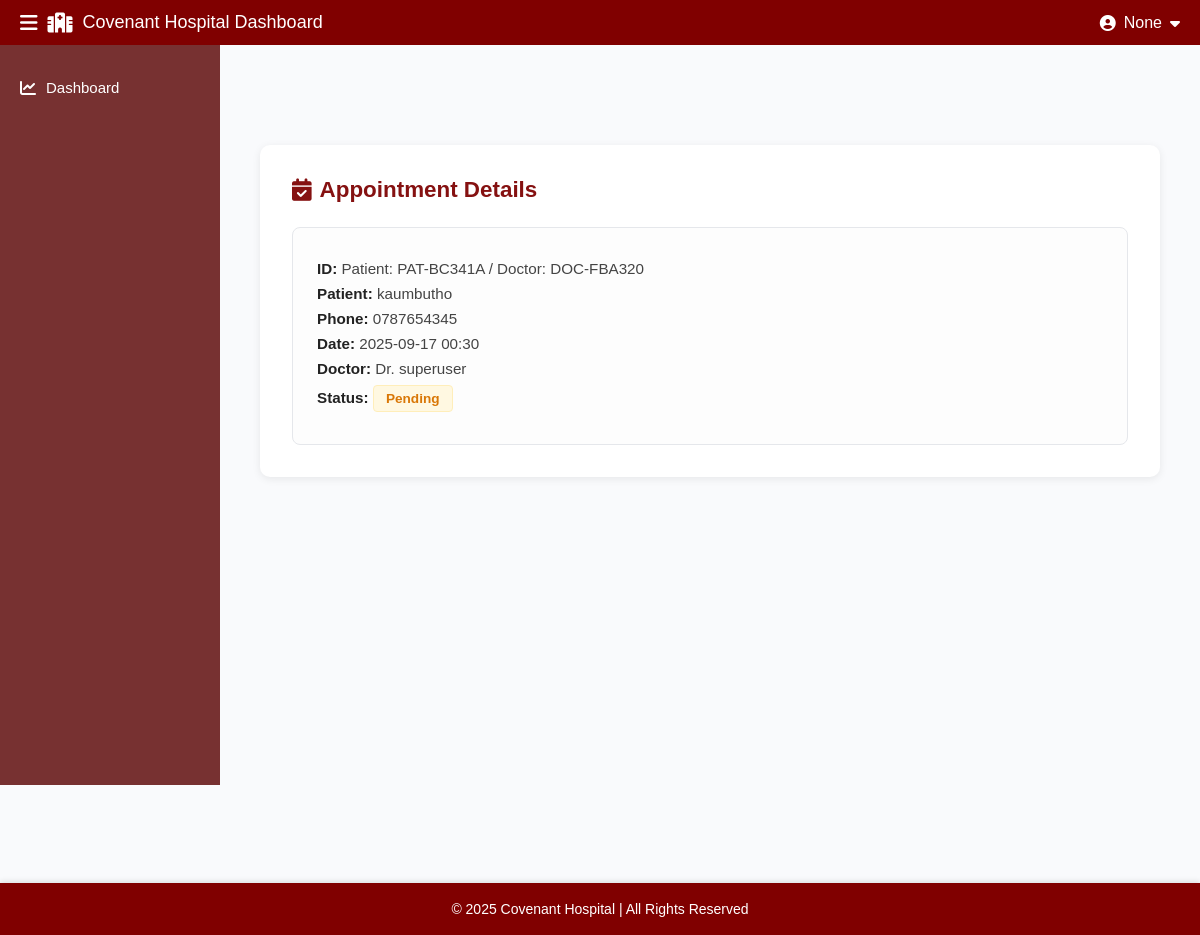
The page /appointments/8/ on the database as committed earlier.
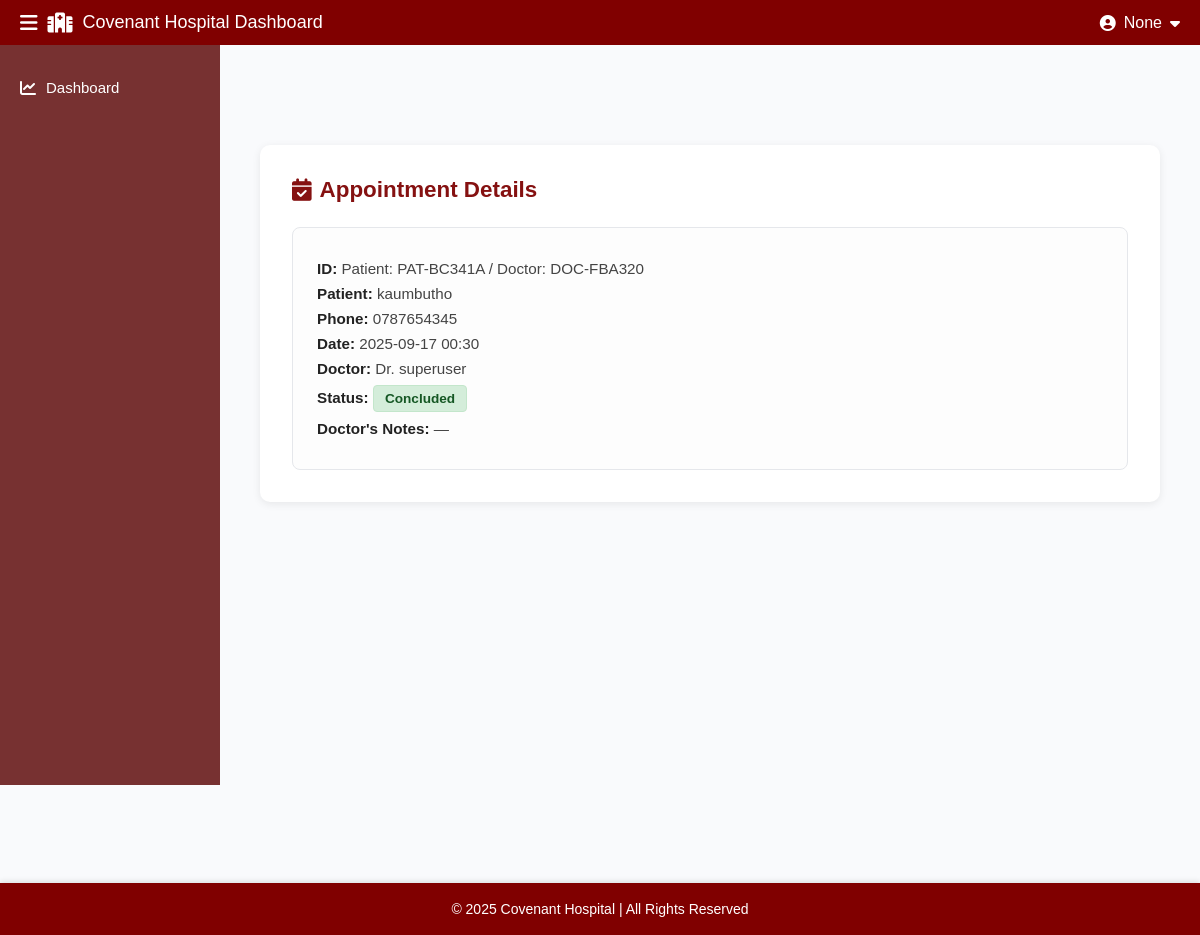
The same page on the database as committed later.
### core/models.py (models this page shows, shortened)
class Appointment(models.Model):
    STATUS_CHOICES = (
        ('confirmed', 'Confirmed'),
        ('pending', 'Pending'),
        ('cancelled', 'Cancelled'),
    )
    patient = models.ForeignKey(Patient, on_delete=models.CASCADE, related_name="appointments")
    doctor = models.ForeignKey(Doctor, on_delete=models.SET_NULL, null=True, blank=True, related_name="appointments")
    date = models.DateTimeField()
    status = models.CharField(max_length=20, choices=STATUS_CHOICES, default='pending')

class Patient(models.Model):
    patient_id = models.CharField(max_length=20, unique=True, editable=False, blank=True, null=True)  # ✅
    name = models.CharField(max_length=200)
    phone = models.CharField(max_length=20)
    age = models.PositiveIntegerField()
    gender = models.CharField(max_length=1, choices=(('M', 'Male'), ('F', 'Female')))
    date_added = models.DateTimeField(auto_now_add=True)

class Doctor(models.Model):
    doctor_id = models.CharField(max_length=20, unique=True, editable=False, blank=True, null=True)
    name = models.CharField(max_length=200)
    email = models.EmailField(blank=True, null=True)
    phone = models.CharField(max_length=20, blank=True, null=True)
    department = models.ForeignKey(Department, on_delete=models.SET_NULL, null=True, blank=True)
    approved = models.BooleanField(default=False)

class Report(models.Model):
    STATUS_CHOICES = (
        ('approved', 'Approved'),
        ('pending', 'Pending'),
        ('rejected', 'Rejected'),
    )
    title = models.CharField(max_length=200)
    description = models.TextField(blank=True, null=True)  # NEW
    notes = models.TextField(blank=True, null=True)
    author = models.ForeignKey(Doctor, on_delete=models.SET_NULL, null=True, blank=True)
    patient = models.ForeignKey(Patient, on_delete=models.CASCADE, related_name="reports")
    appointment = models.OneToOneField(Appointment, on_delete=models.CASCADE, related_name="report", null=True, blank=True)
    date = models.DateField(auto_now_add=True)
    status = models.CharField(max_length=20, choices=STATUS_CHOICES, default='pending')
    content = RichTextField()

### core/views.py (the view)
# urls.py: path("appointments/<int:appointment_id>/", views.appointment_detail, name="appointment_detail"),
def appointment_detail(request, appointment_id):
    appointment = get_object_or_404(Appointment, id=appointment_id)
    role = request.session.get("user_role", None)  # if you’re using role in session
    return render(request, "dashboard/appointment_detail.html", {
        "appointment": appointment,
        "role": role,
    })

### core/context_processors.py (called while the page is built)
def session_info(request):
    role = request.session.get("user_role")
    name = None
    if role == "doctor":
        doctor_id = request.session.get("doctor_id")
        doctor = Doctor.objects.filter(id=doctor_id).first()
        if doctor:
            name = f"Dr. {doctor.name}"
    elif role == "patient":
        patient_id = request.session.get("patient_id")
        patient = Patient.objects.filter(id=patient_id).first()
        if patient:
            name = patient.name
    return {
        "session_role": role,
        "session_name": name,
    }

### templates/dashboard/appointment_detail.html (shortened to what this page needs)
{% extends "dashboard/base_dashboard.html" %}
{% block page_class %}appointment-detail-page{% endblock %}
{% block content %}
<div class="dashboard-container appointment-detail-page">
  <main class="dashboard-main">
    <section class="appointment-detail-section">
      <div class="detail-header">
        <h3><i class="fa-solid fa-calendar-check"></i> Appointment Details</h3>
      </div>
      <div class="appointment-info-card">
  <p><strong>ID:</strong>
    {% if session_role == "doctor" %}
      {{ appointment.patient.patient_id }}
    {% elif session_role == "patient" %}
      {{ appointment.doctor.doctor_id}}
    {% else %}
      Patient: {{ appointment.patient.patient_id }} / Doctor: {{ appointment.doctor.doctor_id }}
    {% endif %}
  </p>
  <p><strong>Patient:</strong> {{ appointment.patient.name }}</p>
  <p><strong>Phone:</strong> {{ appointment.patient.phone }}</p>
  <p><strong>Date:</strong> {{ appointment.date|date:"Y-m-d H:i" }}</p>
  <p><strong>Doctor:</strong>
    {% if appointment.doctor %}
      Dr. {{ appointment.doctor.name }}
    {% else %}
      N/A
    {% endif %}
  </p>
  <p><strong>Status:</strong>
    <span class="status {{ appointment.status|lower }}">{{ appointment.status }}</span>
  </p>
  {% if appointment.report %}
  <p><strong>Doctor's Notes:</strong> {{ appointment.report.notes|default:"—" }}</p>
{% endif %}
</div>
    </section>
  </main>
</div>
{% endblock %}

Rows that differ between the two databases and show on the page:
changed Appointment "PAT-BC341A": status "Pending" → "Concluded"; report.notes (not shown) → "—"
Other text that changed with them:
text now shown: "Doctor's Notes:"
